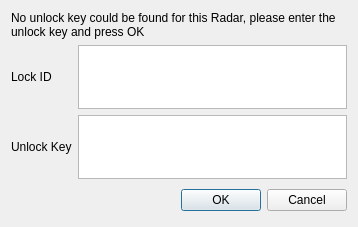
<?xml version="1.0" encoding="UTF-8"?>
<ui version="4.0">
 <class>RegistrationDialog</class>
 <widget class="QDialog" name="RegistrationDialog">
  <property name="geometry">
   <rect>
    <x>0</x>
    <y>0</y>
    <width>358</width>
    <height>227</height>
   </rect>
  </property>
  <property name="windowTitle">
   <string>Dialog</string>
  </property>
  <layout class="QVBoxLayout" name="verticalLayout">
   <item>
    <widget class="QLabel" name="labelDescription">
     <property name="text">
      <string>No unlock key could be found for this Radar, please enter the unlock key and press OK</string>
     </property>
     <property name="wordWrap">
      <bool>true</bool>
     </property>
    </widget>
   </item>
   <item>
    <layout class="QGridLayout" name="gridLayout">
     <item row="0" column="0">
      <widget class="QLabel" name="labelLockID">
       <property name="text">
        <string>Lock ID</string>
       </property>
      </widget>
     </item>
     <item row="0" column="1">
      <widget class="QPlainTextEdit" name="textLockID">
       <property name="minimumSize">
        <size>
         <width>0</width>
         <height>40</height>
        </size>
       </property>
       <property name="readOnly">
        <bool>true</bool>
       </property>
      </widget>
     </item>
     <item row="1" column="0">
      <widget class="QLabel" name="labelUnlockKey">
       <property name="text">
        <string>Unlock Key</string>
       </property>
      </widget>
     </item>
     <item row="1" column="1">
      <widget class="QPlainTextEdit" name="textUnlockKey">
       <property name="minimumSize">
        <size>
         <width>0</width>
         <height>40</height>
        </size>
       </property>
      </widget>
     </item>
    </layout>
   </item>
   <item>
    <layout class="QHBoxLayout">
     <property name="spacing">
      <number>6</number>
     </property>
     <property name="margin">
      <number>0</number>
     </property>
     <item>
      <spacer>
       <property name="orientation">
        <enum>Qt::Horizontal</enum>
       </property>
       <property name="sizeHint" stdset="0">
        <size>
         <width>131</width>
         <height>31</height>
        </size>
       </property>
      </spacer>
     </item>
     <item>
      <widget class="QPushButton" name="okButton">
       <property name="text">
        <string>OK</string>
       </property>
      </widget>
     </item>
     <item>
      <widget class="QPushButton" name="cancelButton">
       <property name="text">
        <string>Cancel</string>
       </property>
      </widget>
     </item>
    </layout>
   </item>
  </layout>
 </widget>
 <resources/>
 <connections>
  <connection>
   <sender>okButton</sender>
   <signal>clicked()</signal>
   <receiver>RegistrationDialog</receiver>
   <slot>accept()</slot>
   <hints>
    <hint type="sourcelabel">
     <x>278</x>
     <y>253</y>
    </hint>
    <hint type="destinationlabel">
     <x>96</x>
     <y>254</y>
    </hint>
   </hints>
  </connection>
  <connection>
   <sender>cancelButton</sender>
   <signal>clicked()</signal>
   <receiver>RegistrationDialog</receiver>
   <slot>reject()</slot>
   <hints>
    <hint type="sourcelabel">
     <x>369</x>
     <y>253</y>
    </hint>
    <hint type="destinationlabel">
     <x>179</x>
     <y>282</y>
    </hint>
   </hints>
  </connection>
 </connections>
</ui>
